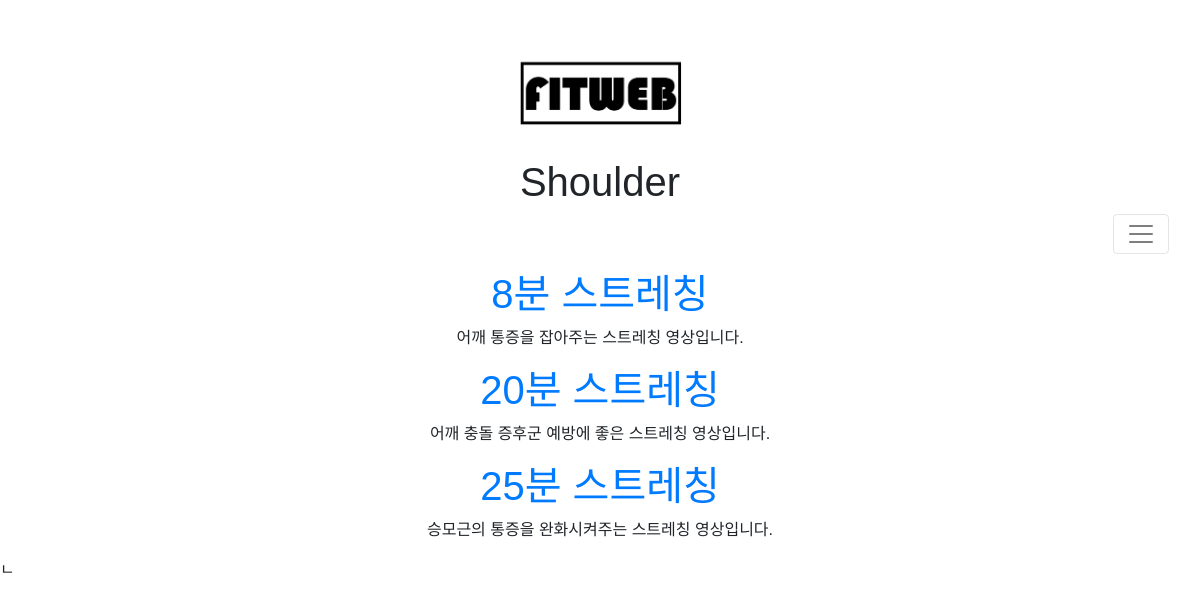
Page /stretching_list_pain_shoulder on the committed database.
### fitweb/models.py (models this page shows, shortened)
class Post(models.Model):
    objects_num = models.CharField(max_length=200, default='')
    Header_first = models.CharField(max_length=200, default='')
    Header_second = models.CharField(max_length=200, default='')
    Header_third = models.CharField(max_length=200, default='', blank=True)
    author = models.ForeignKey(settings.AUTH_USER_MODEL, on_delete=models.CASCADE)
    title = models.CharField(max_length=200, default='')
    video = EmbedVideoField(blank=True)
    text = models.TextField()
    created_date = models.DateTimeField(
            default=timezone.now)
    published_date = models.DateTimeField(
            blank=True, null=True)

### fitweb/views.py (the view)
# urls.py: path('stretching_list_pain_shoulder', views.stretching_list_pain_shoulder, name='stretching_list_pain_shoulder'),
def stretching_list_pain_shoulder(request):
    posts = Post.objects.filter(Header_first__contains='stretching', Header_second__contains='pain relief', Header_third__contains='shoulder')
    return render(request, 'fitweb/stretching_list_pain_shoulder.html', {'posts': posts})

### fitweb/templates/fitweb/stretching_list_pain_shoulder.html (shortened to what this page needs)
{% load embed_video_tags %}
{% load static %}
<html>
    <head>
        <link rel="stylesheet" href="https://maxcdn.bootstrapcdn.com/bootstrap/4.0.0-beta/css/bootstrap.min.css">
        <link rel="stylesheet" href="{% static "css/main.css" %}">
    </head>
<body>
<h1 class="logo" style="margin-top: 50px"><a id="logo" href="{% url 'home' %}"><img src="../../static/images/logo.png"></a></h1>
<nav class="navbar navbar-light bg-light">
  <div class="container-fluid" >
    <h1 style="width: 100%">
        <header class="page-header" style="overflow: auto;">
            <h1>Shoulder</h1>
        </header>
        <button style="float: right" class="navbar-toggler" type="button" data-bs-toggle="collapse" data-bs-target="#navbarSupportedContent" aria-controls="navbarSupportedContent" aria-expanded="false" aria-label="Toggle navigation">
            <span class="navbar-toggler-icon"></span>
        </button>
    </h1>
  </div>
</nav>
<div class="content container" style="text-align: center">
    {% for post in posts %}
        <div class="post">
            <h1><a href="{% url 'detail' pk=post.pk %}">{{ post.title }}</a></h1>
            <p>{{ post.text|linebreaksbr }}</p>
        </div>
    {% endfor %}
</div>
</body>
</html>

### fitweb/static/css/main.css (style rules this page uses)
body { margin: 0px; font-family: 'Noto Sans KR', sans-serif; min-width: 600px; min-height: 500px; }
.logo { text-align: center; height: 80px; margin-bottom: 20px; }
.logo img { height: 100px; border: 20px; }
.navbar { text-align: center; }

### fitweb/templates/fitweb/stretching_list_pain_shoulder.html (style rules this page uses)
body { margin: 0px; font-family: 'Noto Sans KR', sans-serif; min-width: 600px; min-height: 500px; }
.bg-light { background-color: rgba(0,0,0,0)!important; }
@media (min-width: 576px) { .container { max-width: 100%; } }

### rows in the picture
Post: title "8분 스트레칭", text "어깨 통증을 잡아주는 스트레칭 영상입니다."
Post: title "20분 스트레칭", text "어깨 충돌 증후군 예방에 좋은 스트레칭 영상입니다."
Post: title "25분 스트레칭", text "승모근의 통증을 완화시켜주는 스트레칭 영상입니다."
